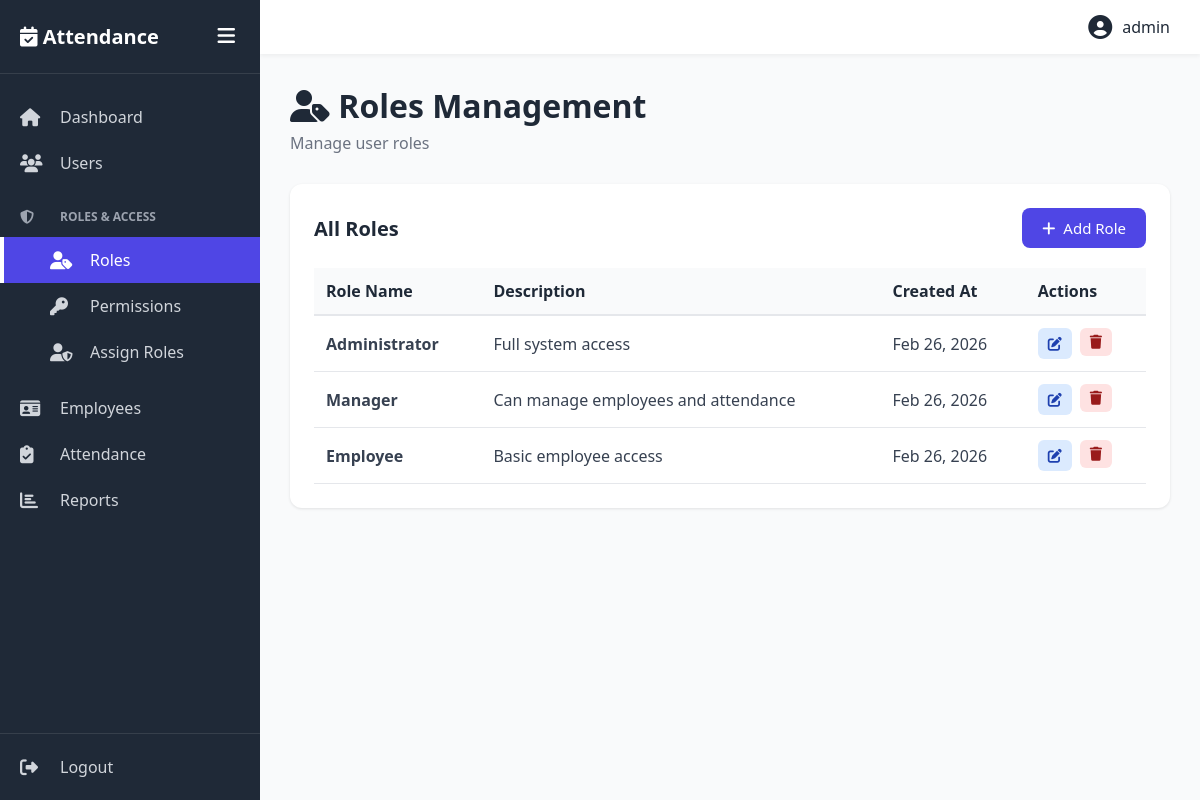
Page /roles/ (signed in) on the committed database.
### accounts/models.py (models this page shows, shortened)
class Role(models.Model):
    name = models.CharField(max_length=100, unique=True)
    description = models.TextField(blank=True)
    created_at = models.DateTimeField(auto_now_add=True)

### accounts/views.py (the view)
# urls.py: path('roles/', views.roles_list, name='roles_list'),
@login_required
def roles_list(request):
    roles = Role.objects.all()
    return render(request, 'roles/list.html', {'roles': roles})

### templates/roles/list.html (shortened to what this page needs)
{% extends 'base.html' %}
{% block content %}
<div class="page-header">
    <h1><i class="fas fa-user-tag"></i> Roles Management</h1>
    <p>Manage user roles</p>
</div>
<div class="table-container">
    <div class="table-header">
        <h2>All Roles</h2>
        <a href="{% url 'role_create' %}" class="btn btn-primary">
            <i class="fas fa-plus"></i> Add Role
        </a>
    </div>
    <table>
        <thead>
            <tr>
                <th>Role Name</th>
                <th>Description</th>
                <th>Created At</th>
                <th>Actions</th>
            </tr>
        </thead>
        <tbody>
            {% for role in roles %}
            <tr>
                <td><strong>{{ role.name }}</strong></td>
                <td>{{ role.description|default:"-" }}</td>
                <td>{{ role.created_at|date:"M d, Y" }}</td>
                <td>
                    <div class="action-buttons">
                        <a href="{% url 'role_edit' role.id %}" class="action-btn action-btn-edit">
                            <i class="fas fa-edit"></i>
                        </a>
                        <form method="POST" action="{% url 'role_delete' role.id %}" style="display: inline;">
                            <button type="submit" class="action-btn action-btn-delete">
                                <i class="fas fa-trash"></i>
                            </button>
                        </form>
                    </div>
                </td>
            </tr>
            {% empty %}
            <tr>
                <td colspan="4" style="text-align: center;">No roles found</td>
            </tr>
            {% endfor %}
        </tbody>
    </table>
</div>
{% endblock %}

### templates/base.html (shortened to what this page needs)
{% load static %}
<!DOCTYPE html>
<html lang="en">
<head>
    <link rel="stylesheet" href="{% static 'css/style.css' %}">
    <link rel="stylesheet" href="https://cdnjs.cloudflare.com/ajax/libs/font-awesome/6.4.0/css/all.min.css">
</head>
<body>
    <div class="container">
        <aside class="sidebar" id="sidebar">
            <div class="sidebar-header">
                <h2><i class="fas fa-calendar-check"></i> Attendance</h2>
                <button class="toggle-btn" id="toggleBtn">
                    <i class="fas fa-bars"></i>
                </button>
            </div>
            <nav class="sidebar-nav">
                <a href="{% url 'dashboard' %}"
                    class="nav-item {% if request.resolver_match.url_name == 'dashboard' %}active{% endif %}">
                    <i class="fas fa-home"></i>
                    <span>Dashboard</span>
                </a>
                <a href="{% url 'users_list' %}" class="nav-item {% if 'users' in request.path %}active{% endif %}">
                    <i class="fas fa-users"></i>
                    <span>Users</span>
                </a>
                <div class="nav-group">
                    <div class="nav-group-title">
                        <i class="fas fa-shield-alt"></i>
                        <span>Roles & Access</span>
                    </div>
                    <a href="{% url 'roles_list' %}"
                        class="nav-item sub-item {% if 'roles' in request.path %}active{% endif %}">
                        <i class="fas fa-user-tag"></i>
                        <span>Roles</span>
                    </a>
                    <a href="{% url 'permissions_list' %}"
                        class="nav-item sub-item {% if 'permissions' in request.path %}active{% endif %}">
                        <i class="fas fa-key"></i>
                        <span>Permissions</span>
                    </a>
                    <a href="{% url 'user_roles' %}"
                        class="nav-item sub-item {% if 'user-roles' in request.path %}active{% endif %}">
                        <i class="fas fa-user-shield"></i>
                        <span>Assign Roles</span>
                    </a>
                </div>
                <a href="{% url 'employees_list' %}"
                    class="nav-item {% if 'employees' in request.path %}active{% endif %}">
                    <i class="fas fa-id-card"></i>
                    <span>Employees</span>
                </a>
                <a href="{% url 'attendance_list' %}"
                    class="nav-item {% if 'attendance' in request.path %}active{% endif %}">
                    <i class="fas fa-clipboard-check"></i>
                    <span>Attendance</span>
                </a>
                <a href="{% url 'reports' %}" class="nav-item {% if 'reports' in request.path %}active{% endif %}">
                    <i class="fas fa-chart-bar"></i>
                    <span>Reports</span>
                </a>
            </nav>
            <div class="sidebar-footer">
                <a href="{% url 'logout' %}" class="nav-item logout">
                    <i class="fas fa-sign-out-alt"></i>
                    <span>Logout</span>
                </a>
            </div>
        </aside>
        <main class="main-content" id="mainContent">
            <header class="top-bar">
                <div class="user-info">
                    <i class="fas fa-user-circle"></i>
                    <span>{{ user.username }}</span>
                </div>
            </header>
            <div class="content">
                {% block content %}
                {% endblock %}
            </div>
        </main>
    </div>
</body>
</html>

### static/css/style.css (style rules this page uses)
* { margin: 0; padding: 0; box-sizing: border-box; }
:root { --primary: #4f46e5; --success: #10b981; --warning: #f59e0b; --danger: #ef4444; --info: #3b82f6; --dark: #1f2937; --light: #f3f4f6; --sidebar-width: 260px; --sidebar-collapsed: 70px; }
body { font-family: 'Segoe UI', Tahoma, Geneva, Verdana, sans-serif; background: #f9fafb; color: #374151; }
.container { display: flex; min-height: 100vh; }
.sidebar { width: var(--sidebar-width); background: var(--dark); color: white; display: flex; flex-direction: column; transition: width 0.3s ease; position: fixed; height: 100vh; overflow-y: auto; z-index: 1000; }
.sidebar-header { padding: 20px; display: flex; align-items: center; justify-content: space-between; border-bottom: 1px solid rgba(255, 255, 255, 0.1); }
.sidebar-header h2 { font-size: 20px; white-space: nowrap; overflow: hidden; }
.toggle-btn { background: none; border: none; color: white; font-size: 20px; cursor: pointer; padding: 5px; }
.sidebar-nav { flex: 1; padding: 20px 0; }
.nav-item { display: flex; align-items: center; padding: 12px 20px; color: #d1d5db; text-decoration: none; transition: all 0.3s; position: relative; }
.nav-item i { font-size: 18px; width: 30px; }
.nav-item span { margin-left: 10px; white-space: nowrap; }
.nav-item.active { background: var(--primary); color: white; }
.nav-item.active::before { content: ''; position: absolute; left: 0; top: 0; bottom: 0; width: 4px; background: white; }
.nav-group { margin: 10px 0; }
.nav-group-title { padding: 12px 20px; color: #9ca3af; font-size: 12px; text-transform: uppercase; font-weight: 600; display: flex; align-items: center; }
.nav-group-title i { font-size: 14px; width: 30px; }
.nav-group-title span { margin-left: 10px; }
.sub-item { padding-left: 50px; }
.sidebar-footer { border-top: 1px solid rgba(255, 255, 255, 0.1); padding: 10px 0; }
.main-content { flex: 1; margin-left: var(--sidebar-width); transition: margin-left 0.3s ease; }
.top-bar { background: white; padding: 15px 30px; box-shadow: 0 2px 4px rgba(0, 0, 0, 0.05); display: flex; justify-content: flex-end; align-items: center; }
.user-info { display: flex; align-items: center; gap: 10px; color: var(--dark); }
.user-info i { font-size: 24px; }
.content { padding: 30px; }
.page-header { margin-bottom: 30px; }
.page-header h1 { font-size: 32px; color: var(--dark); margin-bottom: 5px; }
.page-header p { color: #6b7280; }
.btn { padding: 10px 20px; border: none; border-radius: 8px; font-size: 15px; font-weight: 500; cursor: pointer; transition: all 0.3s; display: inline-flex; align-items: center; gap: 8px; text-decoration: none; }
.btn-primary { background: var(--primary); color: white; }
.table-container { background: white; border-radius: 12px; padding: 24px; box-shadow: 0 1px 3px rgba(0, 0, 0, 0.1); overflow-x: auto; }
.table-header { display: flex; justify-content: space-between; align-items: center; margin-bottom: 20px; flex-wrap: wrap; gap: 15px; }
.table-header h2 { font-size: 20px; color: var(--dark); }
table { width: 100%; border-collapse: collapse; }
thead { background: #f9fafb; }
th { padding: 12px; text-align: left; font-weight: 600; color: var(--dark); border-bottom: 2px solid #e5e7eb; }
td { padding: 12px; border-bottom: 1px solid #e5e7eb; }
.action-buttons { display: flex; gap: 8px; }
.action-btn { padding: 6px 10px; border: none; border-radius: 6px; cursor: pointer; font-size: 14px; transition: all 0.3s; }
.action-btn i { pointer-events: none; }
.action-btn-edit { background: #dbeafe; color: #1e40af; }
.action-btn-delete { background: #fee2e2; color: #991b1b; }

### rows in the picture
Role: name "Administrator", description "Full system access", created_at "Feb 26, 2026"
Role: name "Manager", description "Can manage employees and attendance", created_at "Feb 26, 2026"
Role: name "Employee", description "Basic employee access", created_at "Feb 26, 2026"

### other values in the picture
{{ user.username }} "admin"
